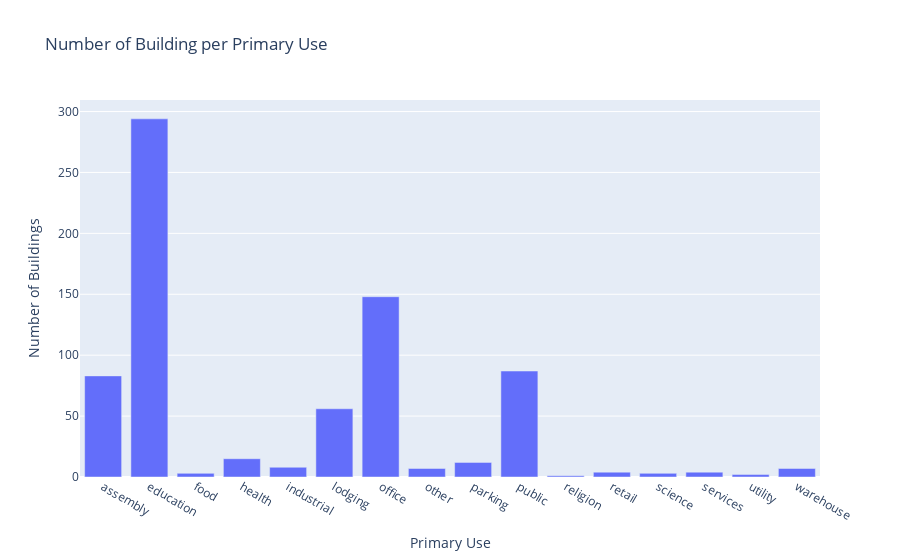

This figure's notebook cell:
### Code cell
fig = px.bar(usage_counts_df, x='Primary Use', y = 'Number of Buildings', title = 'Number of Building per Primary Use')
fig.show()

### Figure 1 — Plotly figure (JSON) as saved in the notebook; plotly's stock layout.template omitted (floating-point values rounded to 4 significant figures)
{"data": [{"hovertemplate": "Primary Use=%{x}<br>Number of Buildings=%{y}<extra></extra>", "legendgroup": "", "marker": {"color": "#636efa", "pattern": {"shape": ""}}, "name": "", "orientation": "v", "showlegend": false, "textposition": "auto", "type": "bar", "x": ["assembly", "education", "food", "health", "industrial", "lodging", "office", "other", "parking", "public", "religion", "retail", "science", "services", "utility", "warehouse"], "xaxis": "x", "y": [83, 294, 3, 15, 8, 56, 148, 7, 12, 87, 1, 4, 3, 4, 2, 7], "yaxis": "y"}], "layout": {"barmode": "relative", "legend": {"tracegroupgap": 0}, "title": {"text": "Number of Building per Primary Use"}, "xaxis": {"anchor": "y", "domain": [0, 1], "title": {"text": "Primary Use"}}, "yaxis": {"anchor": "x", "domain": [0, 1], "title": {"text": "Number of Buildings"}}}}
